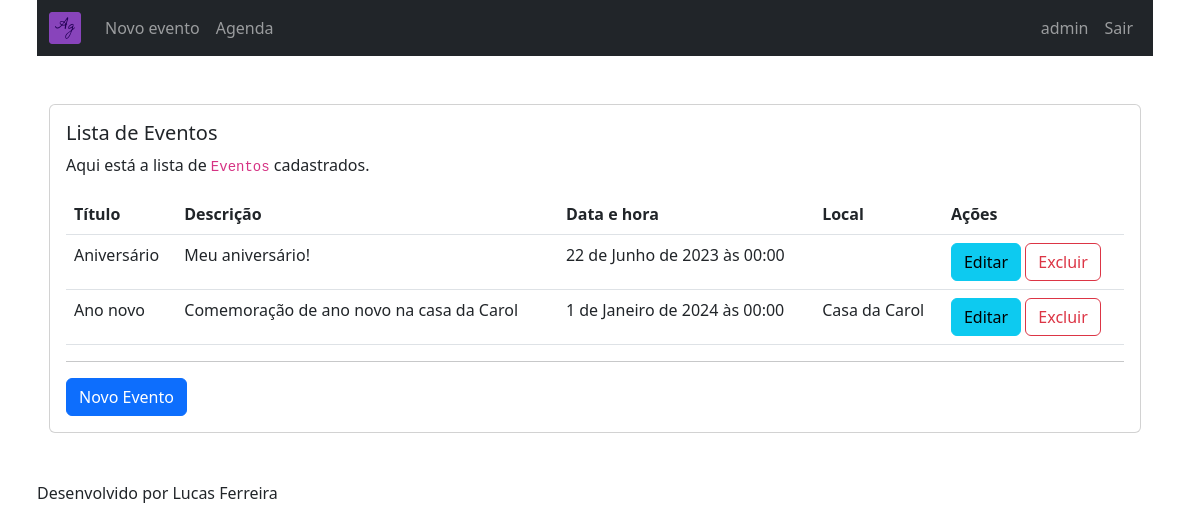
The page /agenda/ (signed in) on the database its author committed.
### core/models.py (models this page shows, shortened)
class Evento(models.Model):
    titulo = models.CharField(max_length=100)
    descricao = models.TextField(blank=True, null=True)
    local = models.CharField(max_length=4000, blank=True, null=True)
    data_evento = models.DateTimeField(verbose_name='Data do Evento')
    data_criacao = models.DateTimeField(auto_now=True, verbose_name='Data de Criação')
    usuario = models.ForeignKey(User, on_delete=models.CASCADE)

### core/views.py (the view)
# urls.py: path('agenda/', views.lista_eventos, name="lista_eventos"),
@requires_login
def lista_eventos(request) -> HttpResponse:
    usuario = request.user
    data_atual = datetime.now() - timedelta(hours=24)
    eventos = models.Evento.objects.filter(usuario=usuario, data_evento__gte=data_atual)
    dados = {'eventos': eventos}
    return render(request, 'lista.html', dados)

### agenda/templates/agenda/lista.html (shortened to what this page needs)
{% extends "_layouts/model_page.html" %}
{% block content %}
<div class="container">
  <div class="row">
    <div class="col-lg-12 col-md-12 col-sm-12 col-xs-12">
      <div class="card">
        <div class="card-body">
          <h5 class="card-title">Lista de Eventos</h5>
          {% if eventos|length > 0 %}
            <p class="card-text">
              Aqui está a lista de <code>Eventos</code> cadastrados.
            </p>
            <table class="table">
              <thead class="thead-dark">
              <tr>
                <th>Título</th>
                <th>Descrição</th>
                <th>Data e hora</th>
                <th>Local</th>
                <th>Ações</th>
              </tr>
              </thead>
              <tbody>
              {% for evento in eventos %}
                <tr>
                  <td>{{ evento.titulo }}</td>
                  <td>
                      {% if evento.descricao is not None %}
                          {{ evento.descricao }}
                      {% endif%}
                  </td>
                  <td>
                      {% if evento.data_evento is not None %}
                          {{ evento.data_evento }}
                      {% endif %}
                  </td>
                  <td>
                      {% if evento.local is not None %}
                          {{ evento.local }}
                      {% endif %}
                  </td>
                  <td>
                    <a href="evento/?id={{ evento.id }}"
                       class="btn btn-info">
                      Editar
                    </a>
                    <a href="evento/delete/{{ evento.id }}/"
                      class="btn btn-outline-danger">
                        Excluir
                    </a>
                  </td>
                </tr>
              {% endfor %}
              </tbody>
            </table>
        {% else %}
          <div class="text-center mt-5 mb-5 jumbotron">
            <h5>Nenhum <code>Evento</code> cadastrado ainda.</h5>
          </div>
        {% endif %}
          <hr />
          <div class="text-right">
            <a href="{% url 'evento' %}" class="btn btn-primary">
              Novo Evento
            </a>
          </div>
        </div>
      </div>
    </div>
  </div>
</div>
{% endblock %}

### agenda/templates/agenda/_layouts/model_page.html (shortened to what this page needs)
<!DOCTYPE html>
{% load static %}
<html lang="pt-br">
<head>
    <link href="https://cdn.jsdelivr.net/npm/bootstrap@5.3.0-alpha1/dist/css/bootstrap.min.css" rel="stylesheet">
    <link rel="stylesheet" href="{% static 'agenda/css/main.css' %}" type="text/css">
</head>
<body>
<div class="container">
    <nav class="navbar navbar-expand-lg navbar-dark bg-dark">
        <div class="container-fluid">
            <div class="navbar-header">
                <a class="navbar-brand" href="{% url 'index' %}">
                    <img src="{% static 'agenda/img/favicon.png' %}" height='32px'>
                </a>
            </div>
            <div class="collapse navbar-collapse" id="navbarNavAltMarkup">
                <ul class="navbar-nav">
                    <li class="nav-item"><a class="nav-item nav-link" href="{% url 'evento' %}">Novo evento</a></li>
                    <li class="nav-item"><a class="nav-item nav-link" href="{% url 'lista_eventos' %}">Agenda</a></li>
                </ul>
                <ul class="navbar-nav ms-auto mb-2 mb-md-0">
                    {% if request.user is not None %}
                        <li class="nav-item"><a class="nav-item nav-link">{{ request.user.username }}</a></li>
                    {% endif %}
                    <li class="nav-item"><a class="nav-link" href="{% url 'logout' %}">Sair</a></li>
                </ul>
            </div>
        </div>
    </nav>
    <br><br>
    {% block content %} {% endblock %}
    <br><br>
    <p> Desenvolvido por Lucas Ferreira </p>
</div>
</body>
</html>

### agenda/static/agenda/css/main.css (style rules this page uses)
body { margin-left: 10px; margin-right: 20px; }

### rows shown on the page
Evento: titulo "Aniversário", descricao "Meu aniversário!", data_evento "22 de Junho de 2023 às 00:00"
Evento: titulo "Ano novo", descricao "Comemoração de ano novo na casa da Carol", data_evento "1 de Janeiro de 2024 às 00:00", local "Casa da Carol"

### other values the page prints
{{ request.user.username }} "admin"
